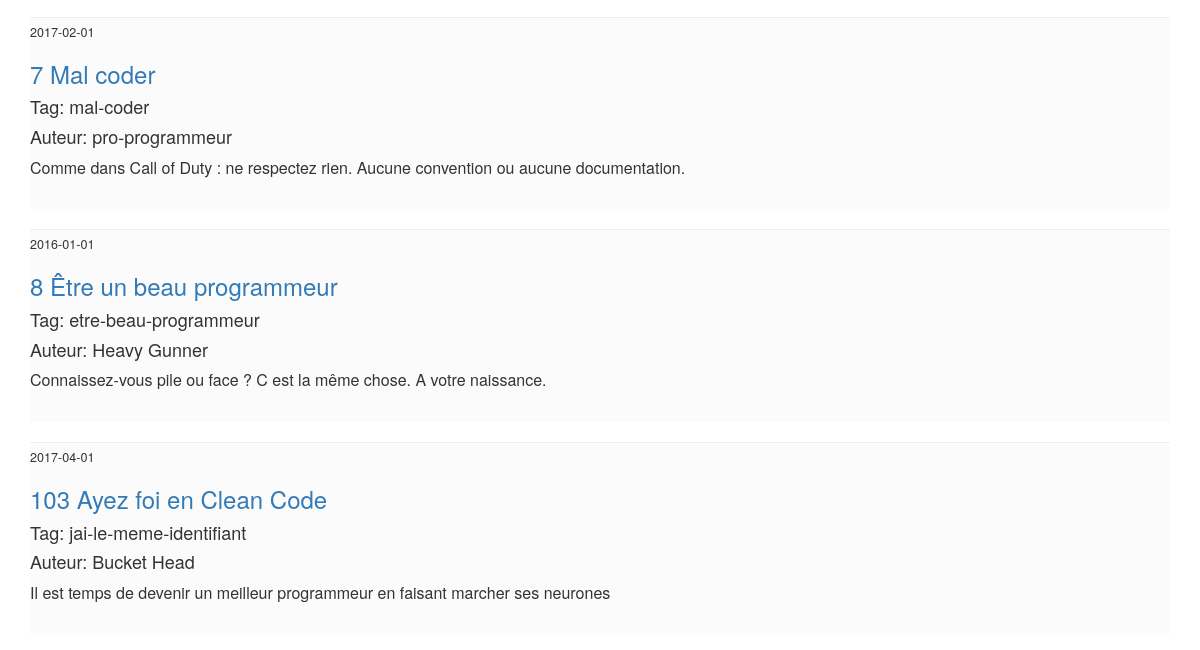
Page /admin (signed in, lower part) on the earlier database version.
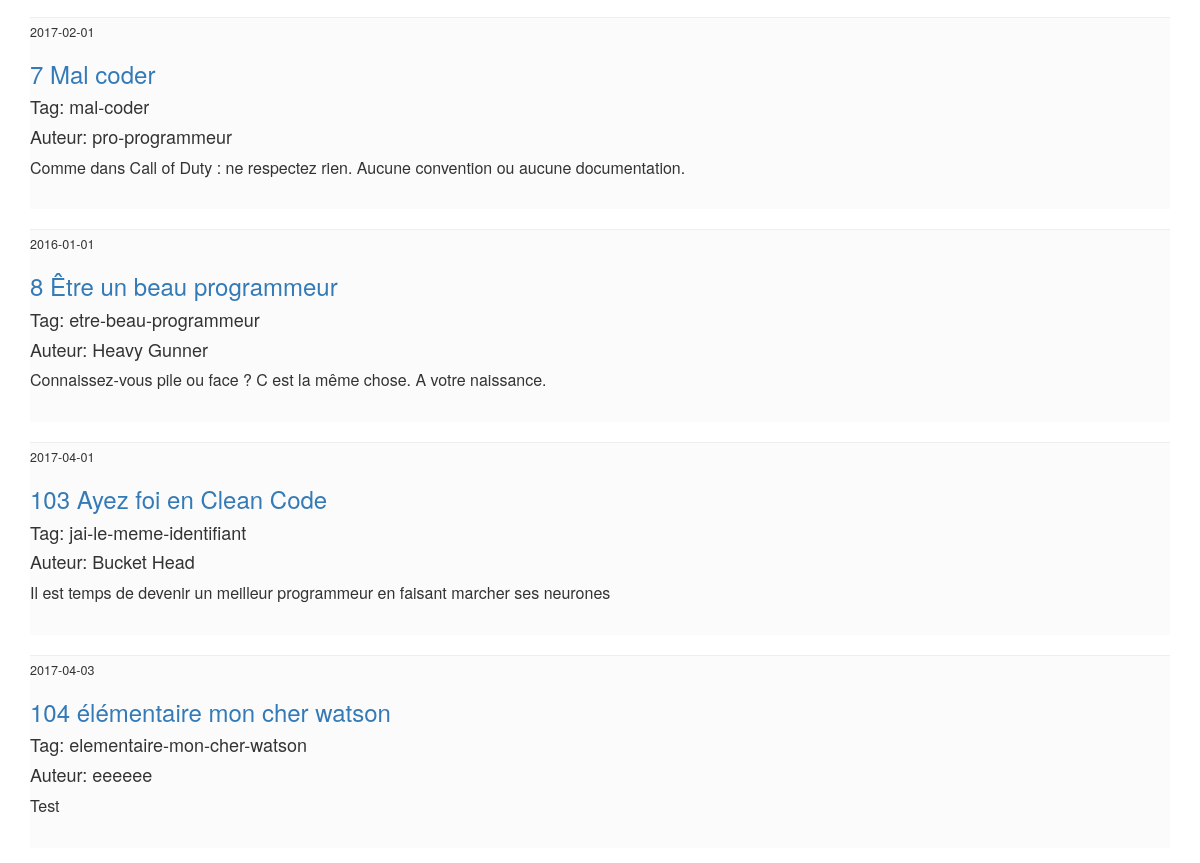
Same page on the later database version.
### tables this page shows
CREATE TABLE article (
  id integer primary key,
  titre varchar(100),
  identifiant varchar(50),
  auteur varchar(100),
  date_publication text,
  paragraphe varchar(500)
);

### index.py (the view)
@app.route('/admin')
@authentication_required
def show_admin_page():
    articles = get_db().get_articles()
    return render_template('admin.html', articles=articles)

### database.py (called while the page is built)
    def get_connection(self):
        if self.connection is None:
            self.connection = sqlite3.connect('db/database.db')
        return self.connection

    def disconnect(self):
        if self.connection is not None:
            self.connection.close()

    def get_articles(self):
        cursor = self.get_connection().cursor()
        cursor.execute("select * from article")
        articles = cursor.fetchall()
        return articles

### index.py (called while the page is built)
def authentication_required(f):
    @wraps(f)
    def decorated(*args, **kwargs):
        if not is_authenticated(session):
            return render_template("401.html"), 401
        return f(*args, **kwargs)
    return decorated

def get_db():
    db = getattr(g, '_database', None)
    if db is None:
        g._database = Database()
    return g._database

@app.teardown_appcontext
def close_connection(exception):
    db = getattr(g, '_database', None)
    if db is not None:
        db.disconnect()

def is_authenticated(session):
    return "id" in session

### templates/admin.html (shortened to what this page needs)
{% extends "layout.html" %} {% block contenu %}
<br/>
{%for article in articles %}
<div class="article-list">
    <hr>
    <p class="date-article">{{ article[4] }}</p>
    <a href="/admin-modifier/{{article[2]}}"><h3>{{ article[0] }} {{ article[1] }}</h3></a>
    <h4>Tag: {{ article[2] }}</h4>
    <h4>Auteur: {{ article[3] }}</h4>
    <p>{{ article[5] }}</p>
    <br>
</div>
{% endfor %}
{% endblock %}

### templates/layout.html (shortened to what this page needs)
<!DOCTYPE html>
<html lang="fr">
<head>
    <link rel="stylesheet" href="../static/vendor/bootstrap/css/bootstrap.min.css">
    <link rel="stylesheet" type="text/css" href="../static/vendor/bootstrap/css/custom.css">
</head>
<body>
    <div class="container main">
        <div class="row">
            {% block contenu %}{% endblock %}
        </div>
    </div>
</body>
</html>

Differences in the rows shown:
added article: date_publication "2017-04-03", id "104", titre "élémentaire mon cher watson", identifiant "elementaire-mon-cher-watson", auteur "eeeeee", paragraphe "Test"
